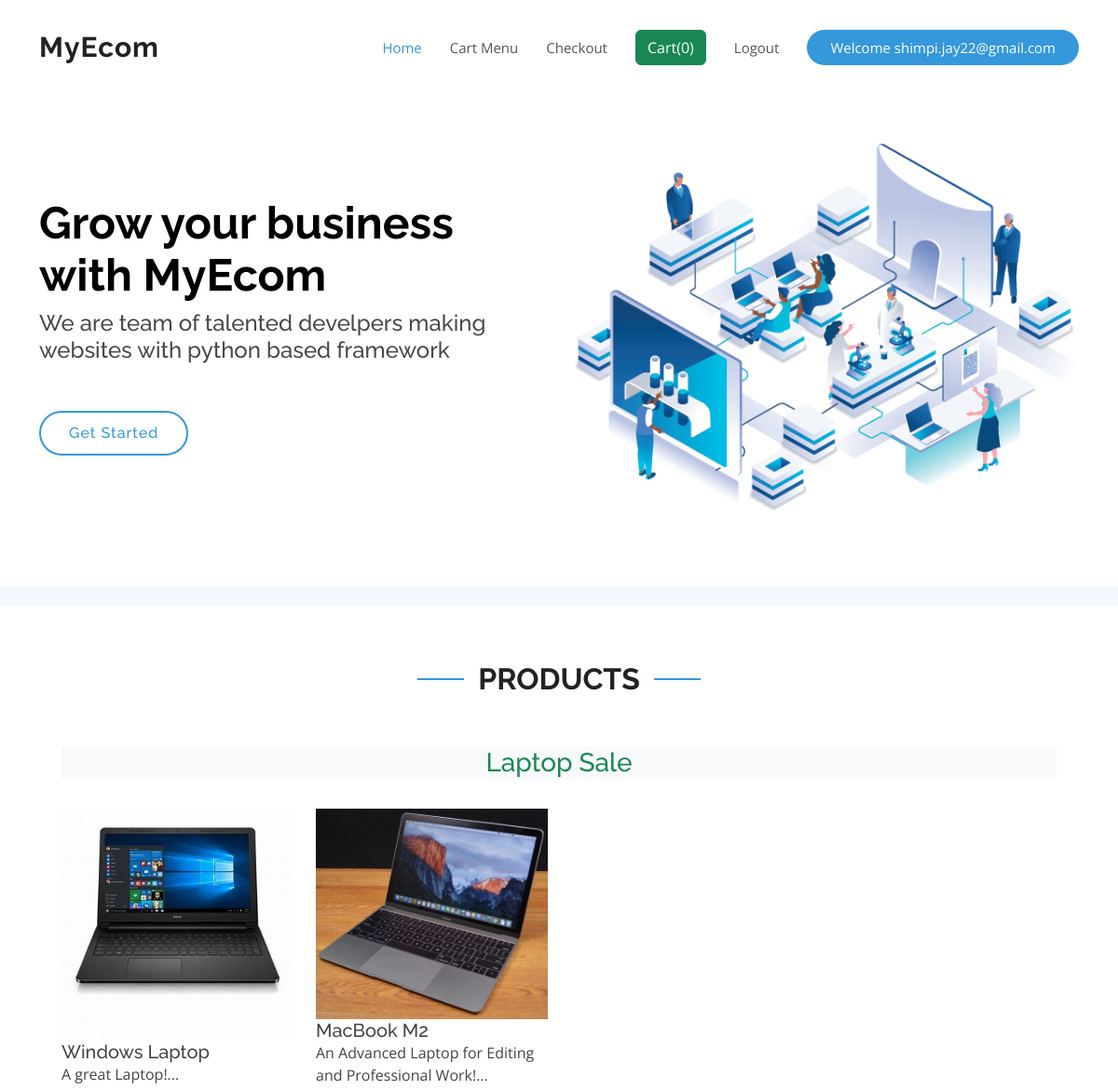
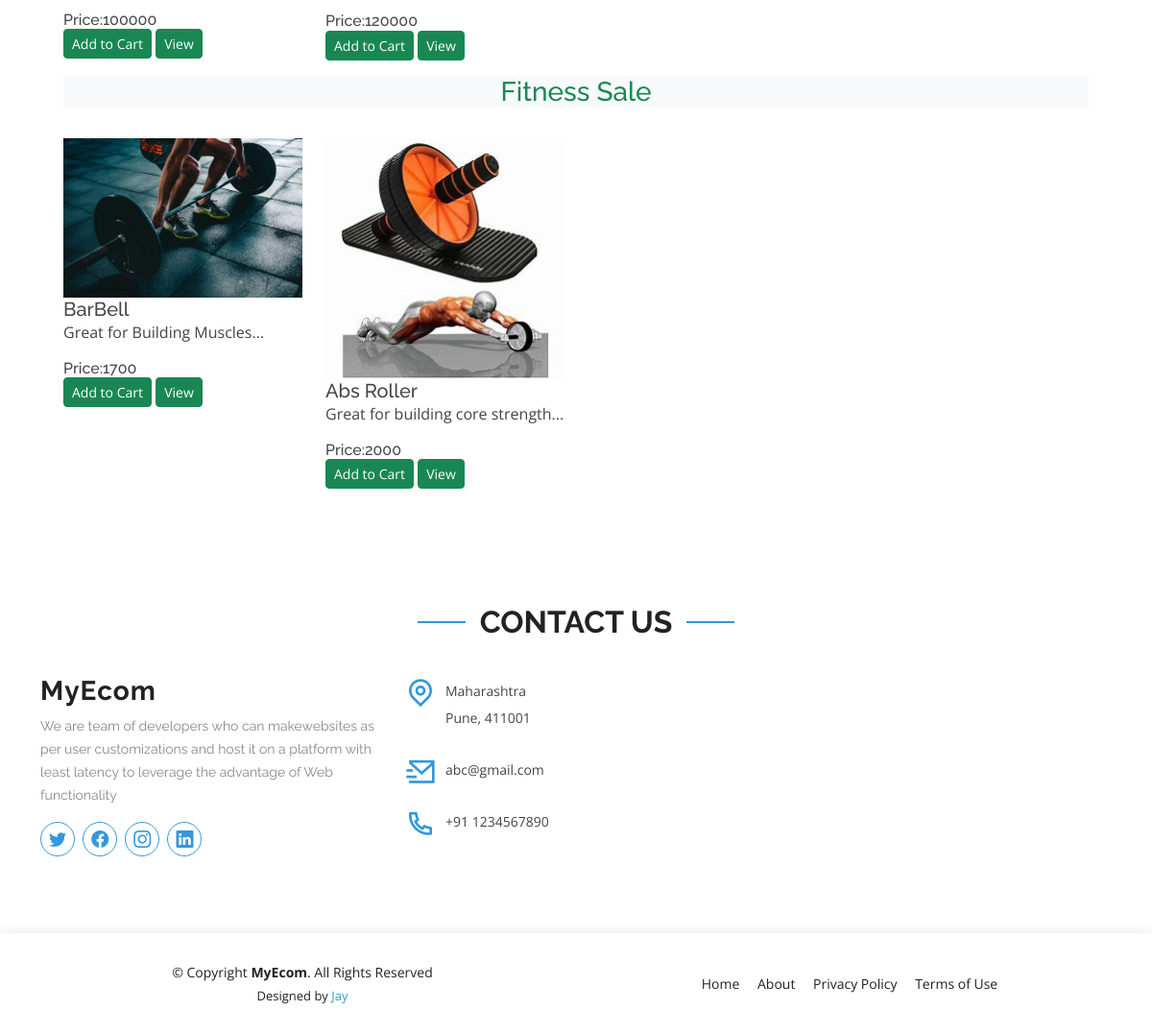
/ (signed in), run on the app's committed database (2 pictures, top to bottom).
### myapp/models.py (models this page shows, shortened)
class Product(models.Model):
    product_id = models.AutoField(primary_key=True)
    product_name = models.CharField(max_length=50)
    category = models.CharField(max_length=50, default="")
    subcategory = models.CharField(max_length=50, default="")
    price = models.IntegerField(default=0)
    description = models.CharField(max_length=300)
    pub_date = models.DateField()
    image = models.ImageField(upload_to='shop/images', default="")

### myapp/views.py (the view)
# urls.py: 2. Add a URL to urlpatterns:  path('', views.home, name='home')
def home(request):
    current_user = request.user
    allProducts = []
    catProducts = Product.objects.values("category")
    cats = {item['category'] for item in catProducts}
    for cat in cats:
        prod = Product.objects.filter(category=cat)
        n = len(prod)
        nSlides = n//4+ ceil((n/4)-(n//4))
        allProducts.append([prod,range(1,nSlides),nSlides])
    data = cartData(request)
    cartItems = data['cartItems']
    context = {"allProds":allProducts,'cartItems':cartItems}
    return render(request,'index.html',context)

### myapp/models.py (called while the page is built)
    @property
    def get_cart_items(self):
        orderitems = self.orderitem_set.all()
        total = sum([item.quantity for item in orderitems])
        return total

### myapp/utils.py (called while the page is built)
def cartData(request):
    if request.user.is_authenticated:
        print(request.user)
        user = request.user
        order,created = Order.objects.get_or_create(user=user,complete=False)
        items = order.orderitem_set.all()
        cartItems = order.get_cart_items
    else:
        cookieDt = cookieData(request)
        cartItems = cookieDt['cartItems']
        order = cookieDt['order']
        items = cookieDt['items']
    return {'cartItems':cartItems,'order':order,'items':items}

### templates/index.html (shortened to what this page needs)
{% load static %}
<!DOCTYPE html>
<html lang="en">
  <head>
    <link href="{% static 'assets/vendor/aos/aos.css'%}" rel="stylesheet">
    <link href="{% static 'assets/vendor/bootstrap/css/bootstrap.min.css' %}"
      rel="stylesheet">
    <link
      href="{% static 'assets/vendor/bootstrap-icons/bootstrap-icons.css' %}"
      rel="stylesheet">
    <link href="{% static 'assets/vendor/boxicons/css/boxicons.min.css' %}"
      rel="stylesheet">
    <link href="{% static 'assets/vendor/glightbox/css/glightbox.min.css' %}"
      rel="stylesheet">
    <link href="{% static 'assets/vendor/remixicon/remixicon.css' %}"
      rel="stylesheet">
    <link href="{% static 'assets/vendor/swiper/swiper-bundle.min.css' %}"
      rel="stylesheet">
    <link href="{% static 'assets/css/style.css' %}" rel="stylesheet">
  </head>
  <body>
    <header id="header" class="fixed-top d-flex align-items-center">
      <div class="container d-flex align-items-center justify-content-between">
        <div class="logo">
          <h1><a href="{% url 'home' %}">MyEcom</a></h1>
        </div>
        <nav id="navbar" class="navbar">
          <ul>
            <li><a class="nav-link scrollto active" href="/">Home</a></li>
            <li><a class="nav-link scrollto" href="/cart">Cart Menu</a></li>
            <li><a class="nav-link scrollto" href="/checkout">Checkout</a></li>
            <a href="/cart/"><button type="button" class="btn btn-success" id="popcart"
              data-container="body" data-toggle="popover"
              data-placement="bottom"
              data-html="true" >
              Cart(<span id="cart">{{cartItems}}</span>)
            </button></a>
            {% if request.user.is_authenticated %}
              <li><a class="nav-link scrollto" href="/auth/logout/">Logout</a></li>
              <li><a class="getstarted scrollto" href="/">Welcome
                  {{request.user.username}}</a></li>
              {% else%}
              <li><a class="nav-link scrollto" href="/auth/login/">Sign In</a></li>
            {% endif %}
          </ul>
        </nav>
      </div>
    </header>
    <section id="hero" class="d-flex align-items-center">
      <div class="container">
        <div class="row">
          <div
            class="col-lg-6 pt-5 pt-lg-0 order-2 order-lg-1 d-flex flex-column justify-content-center">
            <h1 data-aos="fade-up">Grow your business with MyEcom</h1>
            <h2 data-aos="fade-up" data-aos-delay="400">We are team of talented
              develpers making websites with python based framework</h2>
            <div data-aos="fade-up" data-aos-delay="800">
              <a href="{% url 'home'%}" class="btn-get-started scrollto">Get Started</a>
            </div>
          </div>
          <div class="col-lg-6 order-1 order-lg-2 hero-img" data-aos="fade-left"
            data-aos-delay="200">
            <img src="static/assets/img/hero-img.png" class="img-fluid animated"
              alt>
          </div>
        </div>
      </div>
    </section>
    <main id="main">
      <section id="clients" class="clients clients">
      </section>
      <section id="about" class="about">
        <div class="container">
          <div class="section-title" data-aos="fade-up">
            <h2>Products</h2>
          </div>
          <div class="container">
            {% for product,range,nSlides in allProds %}
            <div class="container">
              <h3 class="my-3 text-center text-success bg-light">
                {{product.0.category}} Sale
              </h3>
            </div>
            <div class="container">
              <div class="row">
                {% for i in product %}
                <div class="col-md-3 mt-3">
                  <img src="/media/{{i.image}}" class="card-img-top" alt="...">
                  <div class="card-body">
                    <h5 class="card-title" id="namepr{{i.product_id}}">{{i.product_name}}</h5>
                    <p class="card-text"> {{i.description|slice:"0:53"}}...</p>
                    <h6 class="card-title">Price:<span id="pricepr{{i.id}}">{{i.price}}</span></h6>
                    <span id="divpr{{i.product_id}}" class="divpr">
                      <button type="button" data-product={{i.product_id}}
                        data-action="add" id="pr{{i.product_id}}"
                        class="btn btn-success cart btn-sm mt-0 update-cart">Add
                        to Cart</button>
                    </span>
                    <a href="/media/{{i.image}}"><button
                        class="btn btn-success btn-sm cart">View</button></a>
                  </div>
                </div>
                {% endfor %}
              </div>
            </div>
            {% endfor %}
          </div>
        </section>
        <section id="contact" class="contact">
          <div class="container">
            <div class="section-title" data-aos="fade-up">
              <h2>Contact Us</h2>
            </div>
            <div class="row">
              <div class="col-lg-4 col-md-6" data-aos="fade-up"
                data-aos-delay="100">
                <div class="contact-about">
                  <h3>MyEcom</h3>
                  <p>We are team of developers who can makewebsites as per user customizations
                    and host it on a platform with least latency to leverage the advantage
                    of Web functionality
                  </p>
                  <div class="social-links">
                    <a href="#" class="twitter"><i class="bi bi-twitter"></i></a>
                    <a href="#" class="facebook"><i class="bi bi-facebook"></i></a>
                    <a href="#" class="instagram"><i class="bi bi-instagram"></i></a>
                    <a href="#" class="linkedin"><i class="bi bi-linkedin"></i></a>
                  </div>
                </div>
              </div>
              <div class="col-lg-3 col-md-6 mt-4 mt-md-0" data-aos="fade-up"
                data-aos-delay="200">
                <div class="info">
                  <div>
                    <i class="ri-map-pin-line"></i>
                    <p>Maharashtra<br>Pune, 411001</p>
                  </div>
                  <div>
                    <i class="ri-mail-send-line"></i>
                    <p>abc@gmail.com</p>
                  </div>
                  <div>
                    <i class="ri-phone-line"></i>
                    <p>+91 1234567890</p>
                  </div>
                </div>
              </div>
            </div>
          </div>
        </section>
      </main>
      <footer id="footer">
        <div class="container">
          <div class="row d-flex align-items-center">
            <div class="col-lg-6 text-lg-left text-center">
              <div class="copyright">
                &copy; Copyright <strong>MyEcom</strong>. All Rights Reserved
              </div>
              <div class="credits">
                Designed by <a href="#">Jay</a>
              </div>
            </div>
            <div class="col-lg-6">
              <nav class="footer-links text-lg-right text-center pt-2 pt-lg-0">
                <a href="#intro" class="scrollto">Home</a>
                <a href="#" class="scrollto">About</a>
                <a href="#">Privacy Policy</a>
                <a href="#">Terms of Use</a>
              </nav>
            </div>
          </div>
        </div>
      </footer>
    </body>
  </html>

### static/assets/css/style.css (style rules this page uses)
body { font-family: "Open Sans", sans-serif; color: #444444; }
a { color: #3498db; text-decoration: none; }
h1, h2, h3, h4, h5, h6 { font-family: "Raleway", sans-serif; }
#header { z-index: 997; transition: all 0.5s; padding: 22px 0; background: #fff; }
#header .logo h1 { font-size: 30px; margin: 0; padding: 0; line-height: 1; font-weight: 700; letter-spacing: 1px; }
#header .logo h1 a, #header .logo h1 a:hover { color: #222222; text-decoration: none; }
.navbar { padding: 0; }
.navbar ul { margin: 0; padding: 0; display: flex; list-style: none; align-items: center; }
.navbar li { position: relative; }
.navbar a, .navbar a:focus { display: flex; align-items: center; justify-content: space-between; padding: 10px 0 10px 30px; font-size: 15px; font-weight: 400; color: #555555; white-space: nowrap; transition: 0.3s; }
.navbar a:hover, .navbar .active, .navbar .active:focus, .navbar li:hover>a { color: #3498db; }
.navbar .getstarted, .navbar .getstarted:focus { background: #3498db; padding: 8px 25px; margin-left: 30px; border-radius: 50px; color: #fff; }
#hero { width: 100%; height: 70vh; margin-top: 70px; }
#hero h1 { margin: 0 0 10px 0; font-size: 48px; font-weight: 700; line-height: 56px; color: black; }
#hero h2 { color: #484848; margin-bottom: 50px; font-size: 24px; }
#hero .btn-get-started { font-family: "Raleway", sans-serif; font-weight: 500; font-size: 16px; letter-spacing: 1px; display: inline-block; padding: 10px 30px; border-radius: 50px; transition: 0.5s; color: #3498db; border: 2px solid #3498db; }
#hero .animated { animation: up-down 2s ease-in-out infinite alternate-reverse both; }
@media (min-width: 1024px) { #hero { background-attachment: fixed; } }
section { padding: 60px 0; overflow: hidden; }
.section-title { text-align: center; padding-bottom: 30px; }
.section-title h2 { font-size: 32px; font-weight: bold; text-transform: uppercase; position: relative; color: #222222; }
.section-title h2::before, .section-title h2::after { content: ""; width: 50px; height: 2px; background: #3498db; display: inline-block; }
.section-title h2::before { margin: 0 15px 10px 0; }
.section-title h2::after { margin: 0 0 10px 15px; }
.clients { background: #f3f9fd; padding: 10px 0; text-align: center; }
.contact .contact-about h3 { font-size: 28px; margin: 0 0 10px 0; padding: 0; line-height: 1; font-weight: 700; letter-spacing: 1px; color: #222222; }
.contact .contact-about p { font-size: 14px; line-height: 24px; font-family: "Raleway", sans-serif; color: #888; }
.contact .social-links { padding-bottom: 20px; }
.contact .social-links a { font-size: 18px; display: inline-block; background: #fff; color: #3498db; line-height: 1; padding: 8px 0; margin-right: 4px; border-radius: 50%; text-align: center; width: 36px; height: 36px; transition: 0.3s; border: 1px solid #3498db; }
.contact .info { color: #444444; }
.contact .info i { font-size: 32px; color: #3498db; float: left; line-height: 1; }
.contact .info p { padding: 0 0 10px 42px; line-height: 28px; font-size: 14px; }
#footer { background: #fff; box-shadow: 0px 0px 12px 0px rgba(0, 0, 0, 0.1); padding: 30px 0; color: #222222; font-size: 14px; }
#footer .credits { font-size: 13px; padding-top: 5px; color: #222222; }
#footer .footer-links a { color: #222222; padding-left: 15px; }
#footer .footer-links a:first-child { padding-left: 0; }

### data on the page
Product: category "Laptop", image (picture), product_name "Windows Laptop", description "A great Laptop!", price "100000"
Product: image (picture), product_name "MacBook M2", description "An Advanced Laptop for Editing and Professional Work!", price "120000"
Product: category "Fitness", image (picture), product_name "BarBell", description "Great for Building Muscles", price "1700"
Product: image (picture), product_name "Abs Roller", description "Great for building core strength", price "2000"

### other printed values
{{ cartItems }} "0"
{{ request.user.username }} "shimpi.jay22@gmail.com"
